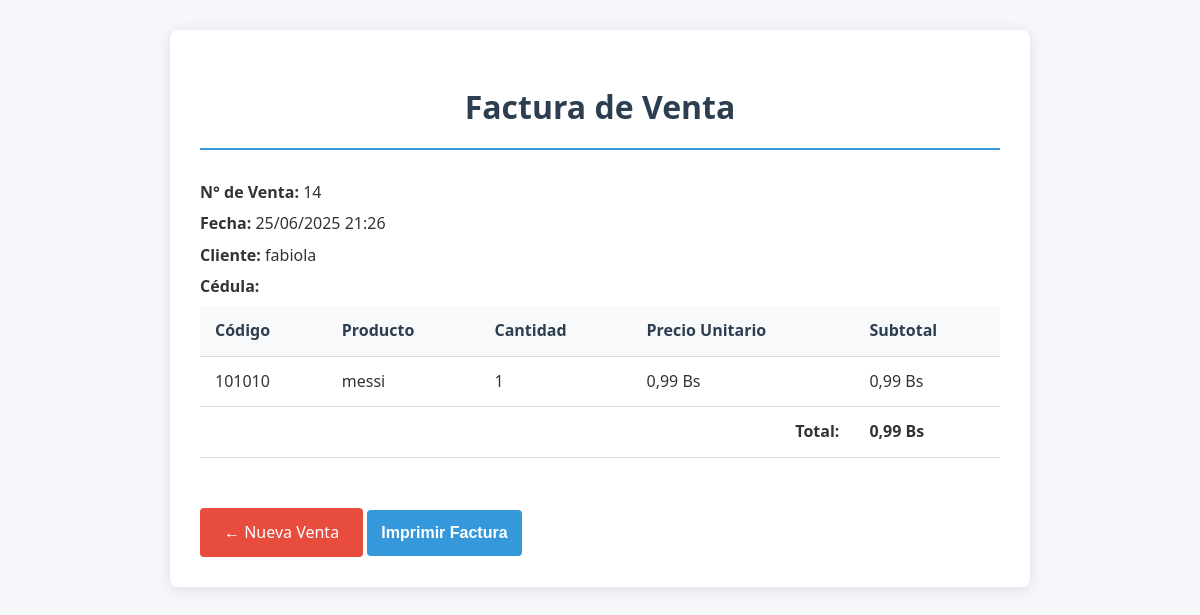
/factura.php?id=14 (signed in), run on the app's committed database.
### tables this page shows
CREATE TABLE `detalle_venta` (
  `id` int(11) NOT NULL,
  `venta_id` int(11) DEFAULT NULL,
  `articulo_id` int(11) DEFAULT NULL,
  `cantidad` int(11) DEFAULT NULL,
  `precio_unitario` decimal(10,2) DEFAULT NULL
);

CREATE TABLE `ventas` (
  `id` int(11) NOT NULL,
  `fecha` datetime DEFAULT current_timestamp(),
  `cliente` varchar(100) DEFAULT NULL,
  `cedula` varchar(20) DEFAULT NULL,
  `total` decimal(10,2) DEFAULT NULL,
  `usuario_id` int(11) DEFAULT NULL
);

CREATE TABLE `articulos` (
  `id` int(11) NOT NULL,
  `codigo` varchar(50) NOT NULL,
  `nombre` varchar(100) NOT NULL,
  `descripcion` text DEFAULT NULL,
  `precio` decimal(10,2) NOT NULL,
  `cantidad` int(11) NOT NULL DEFAULT 0
);

### controlador/venta_controlador.php (called while the page is built, shortened)
<?php
require_once __DIR__ . '/../modelo/modelo_venta.php';
class VentaControlador {
    public function mostrarFactura($id_venta) {
        $modeloVenta = new VentaModelo();
        $factura = $modeloVenta->obtenerFactura($id_venta);
        include __DIR__ . '/../vista/factura.php';
    }
}

### configuracion/conexion.php (called while the page is built, shortened)
<?php
class Conexion {
    private $conexion;
    public function __construct() {
        $this->conexion = new mysqli(
            Configuracion::$hostname,
            Configuracion::$username,
            Configuracion::$password,
            Configuracion::$dbname
        );
    }
    public function obtenerConexion() {
        return $this->conexion;
    }
}
?>

### modelo/modelo_venta.php (called while the page is built, shortened)
<?php
require_once __DIR__ . '/../configuracion/conexion.php';
class VentaModelo {
    private $conexion;
    public function __construct() {
        $db = new Conexion();
        $this->conexion = $db->obtenerConexion();
    }
    public function obtenerFactura($venta_id) {
        $stmt = $this->conexion->prepare(
            "SELECT v.id, v.fecha, v.cedula, v.cliente, v.total, d.cantidad, d.precio_unitario,
                    a.nombre, a.codigo
             FROM ventas v
             INNER JOIN detalle_venta d ON v.id = d.venta_id
             INNER JOIN articulos a ON d.articulo_id = a.id
             WHERE v.id = ?"
        );
        $stmt->bind_param("i", $venta_id);
        $stmt->execute();
        return $stmt->get_result()->fetch_all(MYSQLI_ASSOC);
    }
}

### vista/factura.php (the view, shortened to what this page needs)
<!DOCTYPE html>
<html lang="es">
<head>
    <link rel="stylesheet" href="/Artesania_Alpasnore/css/factura.css">
</head>
<body>
<div class="contenedor">
    <h1>Factura de Venta</h1>
    <?php
    $venta = $factura[0];
    ?>
    <div class="datos-venta grupo-formulario">
        <p><strong>N° de Venta:</strong> <?= $venta['id'] ?></p>
        <p><strong>Fecha:</strong> <?= date('d/m/Y H:i', strtotime($venta['fecha'])) ?></p>
        <p><strong>Cliente:</strong> <?= htmlspecialchars($venta['cliente']) ?></p>
        <p><strong>Cédula:</strong> <?= htmlspecialchars($venta['cedula']) ?></p>
    </div>
    <table class="tabla-factura">
        <thead>
            <tr>
                <th>Código</th>
                <th>Producto</th>
                <th>Cantidad</th>
                <th>Precio Unitario</th>
                <th>Subtotal</th>
            </tr>
        </thead>
        <tbody>
            <?php $total = 0; ?>
            <?php foreach ($factura as $item): ?>
                <?php
                    $subtotal = $item['cantidad'] * $item['precio_unitario'];
                    $total += $subtotal;
                ?>
                <tr>
                    <td><?= htmlspecialchars($item['codigo']) ?></td>
                    <td><?= htmlspecialchars($item['nombre']) ?></td>
                    <td><?= $item['cantidad'] ?></td>
                    <td><?= number_format($item['precio_unitario'], 2, ',', '.') ?> Bs</td>
                    <td><?= number_format($subtotal, 2, ',', '.') ?> Bs</td>
                </tr>
            <?php endforeach; ?>
            <tr>
                <td colspan="4" class="total-label">Total:</td>
                <td><strong><?= number_format($total, 2, ',', '.') ?> Bs</strong></td>
            </tr>
        </tbody>
    </table>
    <div class="formulario">
        <a href="/Artesania_Alpasnore/registrar_venta.php" class="boton-secundario">← Nueva Venta</a>
        <button onclick="window.print()" class="boton">Imprimir Factura</button>
    </div>
</div>
</body>
</html>

### css/factura.css (style rules this page uses)
body { font-family: 'Segoe UI', Tahoma, Geneva, Verdana, sans-serif; background-color: #f5f7fa; margin: 0; padding: 0; color: #333; line-height: 1.6; }
.contenedor { max-width: 800px; margin: 30px auto; padding: 30px; background-color: white; border-radius: 8px; box-shadow: 0 2px 15px rgba(0, 0, 0, 0.1); }
h1, h2 { color: #2c3e50; text-align: center; margin-bottom: 30px; padding-bottom: 15px; border-bottom: 2px solid #3498db; }
.grupo-formulario p { margin: 6px 0; font-size: 16px; }
table { width: 100%; border-collapse: collapse; margin-bottom: 30px; }
table th, table td { padding: 12px 15px; text-align: left; border-bottom: 1px solid #ddd; }
table th { background-color: #f8f9fa; font-weight: 600; color: #2c3e50; }
.total-label { font-weight: bold; text-align: right; }
.boton { padding: 14px; background-color: #3498db; color: white; border: none; border-radius: 4px; font-size: 16px; font-weight: 600; cursor: pointer; transition: background-color 0.3s; margin-top: 10px; text-decoration: none; }
.boton-secundario { display: inline-block; padding: 12px 24px; background-color: #e74c3c; color: white; text-decoration: none; border-radius: 4px; font-size: 16px; transition: background-color 0.3s; margin-top: 20px; border: none; cursor: pointer; text-align: center; }

### data on the page
detalle_venta: venta "14", venta.fecha "25/06/2025 21:26", venta.cliente "fabiola", articulo.codigo "101010", articulo.nombre "messi", cantidad "1", precio_unitario "0,99", subtotal "0,99"

### other printed values
$total "0,99"
